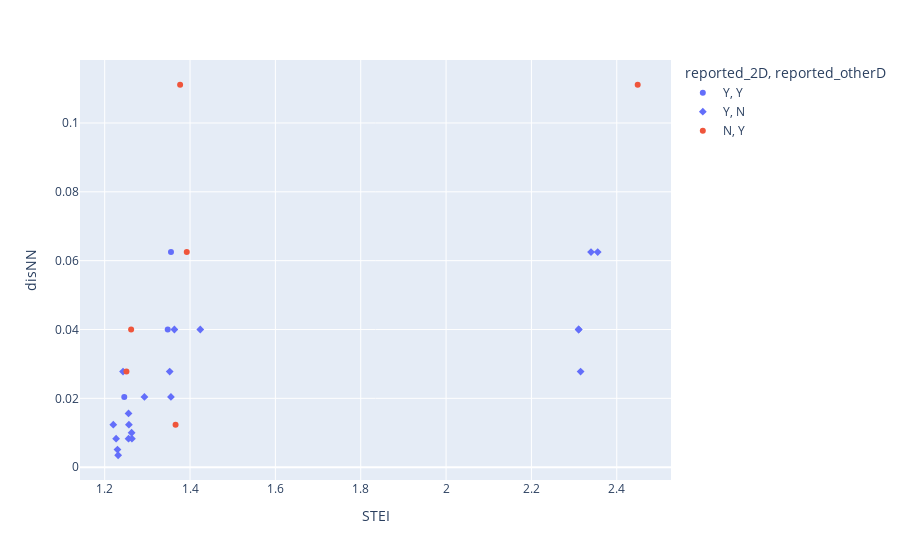

Notebook source saved alongside this figure:
### Code cell
# using plotly to draw the scatter plot
# hover information includes the molecule identifier
import plotly.express as px
fig = px.scatter(reported_lowD_formability_descriptors_dataframe, x='STEI', y='disNN', color='reported_2D', symbol='reported_otherD',hover_name='existing_identifier')
fig.show()

### Figure 1 — Plotly figure (JSON) as saved in the notebook; plotly's stock layout.template omitted (floating-point values rounded to 4 significant figures)
{"data": [{"hovertemplate": "<b>%{hovertext}</b><br><br>reported_2D=Y<br>reported_otherD=Y<br>STEI=%{x}<br>disNN=%{y}<extra></extra>", "hovertext": [1, 2, 3], "legendgroup": "Y, Y", "marker": {"color": "#636efa", "symbol": "circle"}, "mode": "markers", "name": "Y, Y", "orientation": "v", "showlegend": true, "type": "scatter", "x": [1.348, 1.355, 1.246], "xaxis": "x", "y": [0.04, 0.0625, 0.02041], "yaxis": "y"}, {"hovertemplate": "<b>%{hovertext}</b><br><br>reported_2D=Y<br>reported_otherD=N<br>STEI=%{x}<br>disNN=%{y}<extra></extra>", "hovertext": [4, 5, 6, 7, 8, 9, 10, 11, 12, 13, 14, 15, 16, 17, 18, 19, 20, 21, 22, 24], "legendgroup": "Y, N", "marker": {"color": "#636efa", "symbol": "diamond"}, "mode": "markers", "name": "Y, N", "orientation": "v", "showlegend": true, "type": "scatter", "x": [1.355, 1.22, 1.293, 2.311, 2.34, 2.315, 2.355, 1.424, 1.256, 1.264, 1.263, 1.243, 1.257, 1.227, 1.23, 1.231, 1.256, 2.311, 1.352, 1.363], "xaxis": "x", "y": [0.02041, 0.01235, 0.02041, 0.04, 0.0625, 0.02778, 0.0625, 0.04, 0.008264, 0.008264, 0.01, 0.02778, 0.01235, 0.008264, 0.005102, 0.00346, 0.01562, 0.04, 0.02778, 0.04], "yaxis": "y"}, {"hovertemplate": "<b>%{hovertext}</b><br><br>reported_2D=N<br>reported_otherD=Y<br>STEI=%{x}<br>disNN=%{y}<extra></extra>", "hovertext": [23, 25, 26, 27, 28, 29], "legendgroup": "N, Y", "marker": {"color": "#EF553B", "symbol": "circle"}, "mode": "markers", "name": "N, Y", "orientation": "v", "showlegend": true, "type": "scatter", "x": [1.251, 1.262, 1.392, 1.377, 2.449, 1.366], "xaxis": "x", "y": [0.02778, 0.04, 0.0625, 0.1111, 0.1111, 0.01235], "yaxis": "y"}], "layout": {"legend": {"title": {"text": "reported_2D, reported_otherD"}, "tracegroupgap": 0}, "margin": {"t": 60}, "xaxis": {"anchor": "y", "domain": [0, 1], "title": {"text": "STEI"}}, "yaxis": {"anchor": "x", "domain": [0, 1], "title": {"text": "disNN"}}}}
